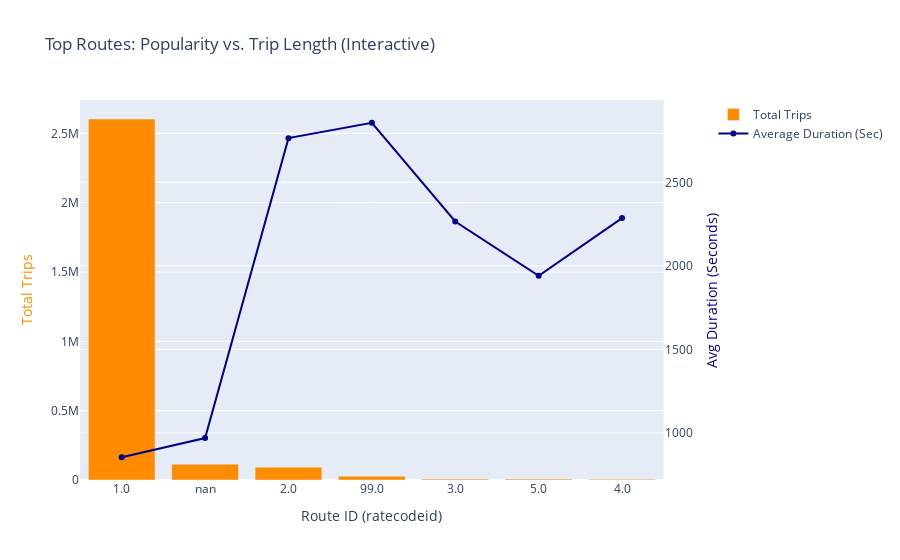

Write notebook code for a chart like this one.
### Markdown cell above
##### 13. Interactive Plot 2 - Top Routes Analysis (Combined Bar/Line)

### Code cell
import plotly.graph_objects as go
from plotly.subplots import make_subplots

print("Generating Interactive Plot 2: Top Routes - Popularity vs. Avg Duration")

# Ensure the Pandas DataFrame from Cell 6 is available (avg_duration_pd)

# Sort the data by Total_Trips for a meaningful visual order
plot_data_sorted = avg_duration_pd.sort_values(by="Total_Trips", ascending=False)

# Create a figure with secondary y-axis
fig2 = make_subplots(specs=[[{"secondary_y": True}]])

# 1. Add Bar Trace for Total Trips (Primary Y-axis)
fig2.add_trace(
    go.Bar(
        x=plot_data_sorted[ROUTE_ID_COL].astype(str), 
        y=plot_data_sorted["Total_Trips"], 
        name="Total Trips", 
        marker_color='darkorange'
    ),
    secondary_y=False,
)

# 2. Add Line Trace for Average Duration (Secondary Y-axis)
fig2.add_trace(
    go.Scatter(
        x=plot_data_sorted[ROUTE_ID_COL].astype(str), 
        y=plot_data_sorted["Average_Trip_Duration_Seconds"], 
        name="Average Duration (Sec)", 
        mode='lines+markers', 
        line_color='darkblue'
    ),
    secondary_y=True,
)

# Add title and axes labels
fig2.update_layout(
    title_text="Top Routes: Popularity vs. Trip Length (Interactive)",
    hovermode="x unified"
)
fig2.update_xaxes(title_text=f"Route ID ({ROUTE_ID_COL})")
fig2.update_yaxes(title_text="Total Trips", secondary_y=False, title_font=dict(color='darkorange'))
fig2.update_yaxes(title_text="Avg Duration (Seconds)", secondary_y=True, title_font=dict(color='darkblue'))

fig2.show()

### Figure 1 — Plotly figure (JSON) as saved in the notebook; plotly's stock layout.template omitted (floating-point values rounded to 4 significant figures)
{"data": [{"marker": {"color": "darkorange"}, "name": "Total Trips", "type": "bar", "x": ["1.0", "nan", "2.0", "99.0", "3.0", "5.0", "4.0"], "xaxis": "x", "y": [2603486, 113617, 92725, 27031, 7063, 6454, 6103], "yaxis": "y"}, {"line": {"color": "darkblue"}, "mode": "lines+markers", "name": "Average Duration (Sec)", "type": "scatter", "x": ["1.0", "nan", "2.0", "99.0", "3.0", "5.0", "4.0"], "xaxis": "x", "y": [854.2, 969.2, 2764.0, 2857.0, 2265.0, 1940.0, 2286.0], "yaxis": "y2"}], "layout": {"hovermode": "x unified", "title": {"text": "Top Routes: Popularity vs. Trip Length (Interactive)"}, "xaxis": {"anchor": "y", "domain": [0, 0.94], "title": {"text": "Route ID (ratecodeid)"}}, "yaxis": {"anchor": "x", "domain": [0, 1], "title": {"font": {"color": "darkorange"}, "text": "Total Trips"}}, "yaxis2": {"anchor": "x", "overlaying": "y", "side": "right", "title": {"font": {"color": "darkblue"}, "text": "Avg Duration (Seconds)"}}}}
